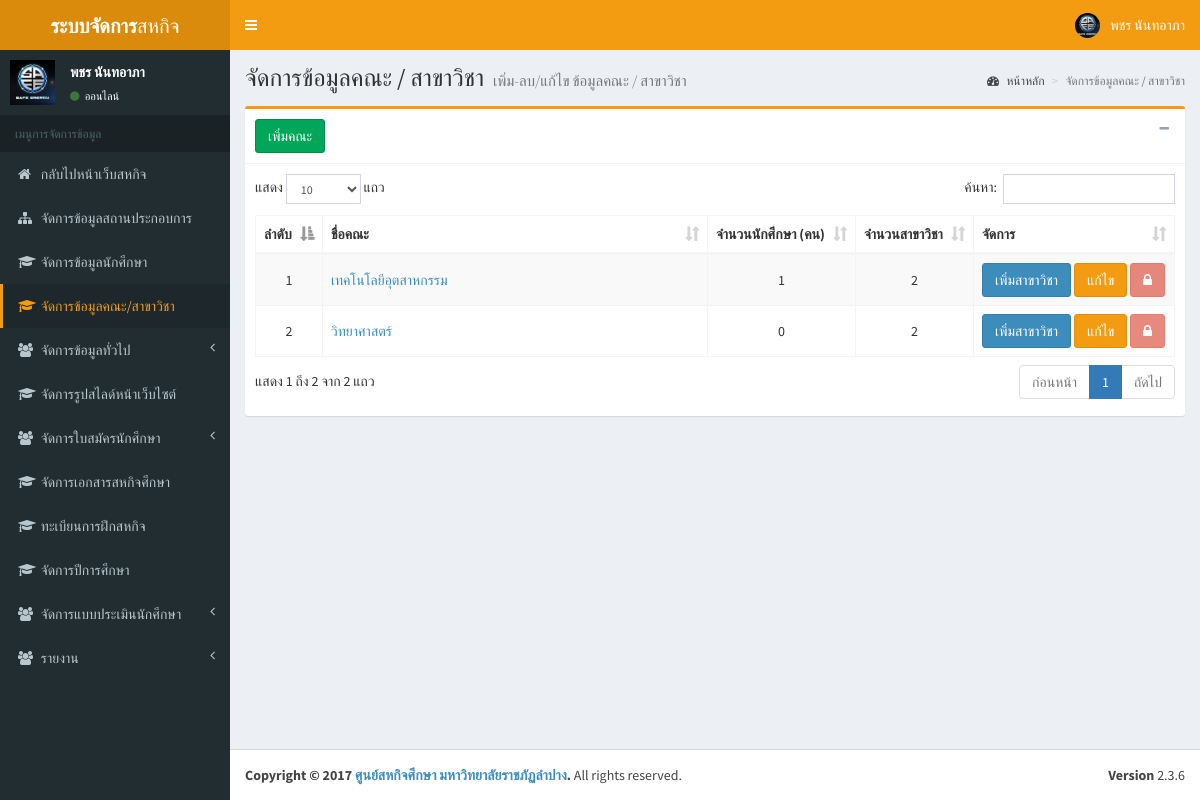
Page /cms/faculty/index.php?page=faculty (signed in) on the committed database.
### tables this page shows
CREATE TABLE `tbl_faculty` (
  `faculty_id` int(11) NOT NULL,
  `faculty_name` varchar(60) NOT NULL
);

### class/SQLiManager.php (called while the page is built, shortened)
<?php
if(class_exists('SQLiManager') === false)
{
	class SQLiManager{
		var $table;
		var $field;
		var $condition;
		public function SQLiManager()
		{
			$strHost = "localhost";
			$strUser = "cooplpru";
			$strPassword = "cool2316";
			$db = "cooplprudb";
			$this->connect = mysqli_connect($strHost,$strUser,$strPassword,$db);
			$cs1 = "SET character_set_results=utf8";
			mysqli_query($this->connect,$cs1) or die('Error query: ' . mysqli_error($this->connect));
			$cs2 = "SET character_set_client = utf8";
			mysqli_query($this->connect,$cs2) or die('Error query: ' . mysqli_error($this->connect));
			$cs3 = "SET character_set_connection = utf8";
			mysqli_query($this->connect,$cs3) or die('Error query: ' . mysqli_error($this->connect));
			$this->field="*";
		}
		public function select()
		{
			$this->sql="SELECT $this->field FROM $this->table $this->condition";
			$result=mysqli_query($this->connect,$this->sql) or trigger_error(mysqli_error($this->connect),E_USER_ERROR);
			return $result;
		}
	}
}
?>

### class/session_check.php (called while the page is built, shortened)
<?php
include("SQLiManager.php");
$sql = new SQLiManager();
if($_SESSION["user_id"] != "")
{
	$user_id = $_SESSION["user_id"];
	$sql->table="tbl_authentication";
	$sql->condition="WHERE id='$user_id' and status_id='1'";
	$query = $sql->select();
	$resultAdmin = mysqli_fetch_assoc($query);
}
else
{
	header("location:../index.php");
}
?>

### cms/faculty/index.php (the view, shortened to what this page needs)
<?php
include("../header.php");
include("../sidebar.php");
$sql->table="tbl_faculty";
$sql->condition="";
$query = $sql->select();
?>
<div class="content-wrapper">
	<section class="content-header">
		<h1>
			จัดการข้อมูลคณะ / สาขาวิชา
			<small>เพิ่ม-ลบ/แก้ไข ข้อมูลคณะ / สาขาวิชา</small>
		</h1>
		<ol class="breadcrumb">
			<li><a href="#"><i class="fa fa-dashboard"></i> หน้าหลัก</a></li>
			<li class="active">จัดการข้อมูลคณะ / สาขาวิชา</li>
		</ol>
	</section>
	<section class="content">
		<div class="row">
			<div class="col-md-12">
				<div class="box box-warning">
					<div class="box-header with-border">
						<h3 class="box-title">
							<a href="add_faculty.php?page=<?php echo $_GET["page"]; ?>" class="btn btn-success">เพิ่มคณะ</a>
						</h3>
						<div class="box-tools pull-right">
							<button type="button" class="btn btn-box-tool" data-widget="collapse" data-toggle="tooltip" title="ซ่อน">
								<i class="fa fa-minus"></i></button>
							</div>
						</div>
						<div class="box-body">
							<div class="table-responsive">
								<table class="table table-striped table-bordered dt-responsive nowrap" cellspacing="0" width="100%">
									<thead>
										<tr>
											<th width="5%">ลำดับ</th>
											<th width="60%">ชื่อคณะ</th>
											<th width="10%">จำนวนนักศึกษา (คน)</th>
											<th width="10%">จำนวนสาขาวิชา</th>
											<th width="15%">จัดการ</th>
										</tr>
									</thead>
									<tbody>
										<?php $num=0; while($results = mysqli_fetch_assoc($query)){ $num++; ?>
										<tr>
											<td class="text-center"><?=$num?></td>
											<td>
												<a href="index_major.php?page=<?=$_GET["page"]?>&id=<?=$results['faculty_id']?>">
													<?=$results['faculty_name']?>
												</a>
											</td>
											<td class="text-center">
												<?php
												$sql->table="tbl_student";
												$sql->condition="WHERE faculty_id={$results['faculty_id']}";
												$numStu = mysqli_num_rows($sql->select());
												echo number_format($numStu);
												?>
											</td>
											<td class="text-center">
												<?php
												$sql->table="tbl_majors";
												$sql->condition="WHERE major_faculty_id={$results['faculty_id']}";
												$numRow = mysqli_num_rows($sql->select());
												echo number_format($numRow);
												?>
											</td>
											<td>
												<a href="add_major.php?page=<?php echo $_GET["page"]; ?>&id=<?php echo $results['faculty_id']; ?>" class="btn btn-primary" data-toggle="tooltip" title="เพิ่มสาขาวิชาภายในคณะ <?php echo $results["faculty_name"]; ?>">เพิ่มสาขาวิชา
												</a>
												<a href="edit_faculty.php?page=<?php echo $_GET["page"]; ?>&id=<?php echo $results["faculty_id"]; ?>" class="btn btn-warning" data-toggle="tooltip" title="แก้ไขข้อมูลของ <?php echo $results["faculty_name"]; ?>">แก้ไข
												</a>
												<?php
												$cls = "btn btn-danger";
												$attr = "";
												$name = "ลบ";
												if ( !empty($numRow) ) {
													$cls .= " disabled";
													$attr .= 'disabled="disabled"';
													$name =  '<i class="fa fa-lock"></i>';
												}
												?>
												<a href="delete_faculty.php?page=<?php echo $_GET["page"]; ?>&id=<?php echo $results["faculty_id"]; ?>" class="<?=$cls?>" <?=$attr?> onclick="return confirm('คุณต้องการลบ <?php echo $results["faculty_name"]; ?> ใช่หรือไม่ ?')"><?=$name?>
												</a>
											</td>
										</tr>
										<?php } ?>
									</tbody>
								</table>
							</div>
						</div>
					</div>
				</div>
			</div>
		</div>
</div>
<?php include("../footer.php"); ?>

### cms/header.php (shortened to what this page needs)
<?php
include("../../class/session_check.php");
?>
<!DOCTYPE html>
<html>
<head>
    <link rel="stylesheet" type="text/css" href="../../css/bootstrap.min.css">
    <link rel="stylesheet" type="text/css" href="../../css/font-awesome.min.css">
    <link rel="stylesheet" type="text/css" href="../../css/sweetalert.css">
    <link rel="stylesheet" type="text/css" href="../../css/dataTables.bootstrap.min.css">
    <link rel="stylesheet" type="text/css" href="../../css/responsive.bootstrap.min.css">
    <link rel="stylesheet" type="text/css" href="../../css/AdminLTE.min.css">
    <link rel="stylesheet" type="text/css" href="../../css/skin-yellow.min.css">
    <link rel="stylesheet" type="text/css" href="../../css/cms-style.css">
    <link rel="stylesheet" type="text/css" href="../../css/bootstrap3-wysihtml5.min.css">
</head>
<body class="hold-transition skin-yellow sidebar-mini fixed">
    <div class="wrapper">
        <header class="main-header">
            <a href="index.php" class="logo">
                <span class="logo-lg"><b>ระบบจัดการ</b>สหกิจ</span>
            </a>
            <nav class="navbar navbar-static-top">
                <a href="#" class="sidebar-toggle" data-toggle="offcanvas" role="button">
                </a>
                <div class="navbar-custom-menu">
                    <ul class="nav navbar-nav">
                        <li class="dropdown user user-menu">
                            <a href="javascript:;" class="dropdown-toggle" data-toggle="dropdown">
                                <?php
                                if(!empty($resultAdmin["picture"])) { ?>
                                    <img src="../../upload/profile/<?php echo $resultAdmin["picture"]; ?>" class="user-image" alt="User Image">
                                <?php
                                } else { ?>
                                    <img src="../../img/default_user.png" class="user-image" alt="User Image">
                                <?php } ?>
                                <span class="hidden-xs"><?php echo $resultAdmin["name"]; ?></span>
                            </a>
                        </li>
                    </ul>
                </div>
            </nav>
        </header>

### cms/sidebar.php (shortened to what this page needs)
<aside class="main-sidebar">
	<section class="sidebar">
		<div class="user-panel">
			<div class="pull-left image">
				<?php
                if(!empty($resultAdmin["picture"])) { ?>
                <img src="../../upload/profile/<?php echo $resultAdmin["picture"]; ?>" class="user-image" alt="User Image">
                <?php
            } else { ?>
            <img src="../../img/default_user.png" class="user-image" alt="User Image">
            <?php } ?>
        </div>
        <div class="pull-left info">
            <p><?php echo $resultAdmin['name']; ?></p>
            <a href="#"><i class="fa fa-circle text-success"></i> ออนไลน์</a>
        </div>
    </div>
    <ul class="sidebar-menu">
        <li class="header">เมนูการจัดการข้อมูล</li>
        <li>
            <a href="../../index.php?page=home">
                <i class="fa fa-home"></i> <span>กลับไปหน้าเว็บสหกิจ</span>
            </a>
        </li>
        <li class="<?php if($_GET["page"] == "corporation") { echo "active"; } ?>">
            <a href="../corporation/index.php?page=corporation"><i class="fa fa-sitemap" aria-hidden="true"></i>
                <span>จัดการข้อมูลสถานประกอบการ</span>
            </a>
        </li>
        <li class="<?php if($_GET["page"] == "student") { echo "active"; } ?>">
            <a href="../student/index.php?page=student"><i class="fa fa-graduation-cap" aria-hidden="true"></i>
                <span>จัดการข้อมูลนักศึกษา</span>
            </a>
        </li>
        <li class="<?=($_GET["page"]=="faculty" ? "active" : "")?>">
             <a href="../faculty/index.php?page=faculty"><i class="fa fa-graduation-cap" aria-hidden="true"></i>
                <span>จัดการข้อมูลคณะ/สาขาวิชา</span>
            </a>
        </li>
        <li class="treeview <?php if($_GET["page"] == "website") { echo "active"; } ?>">
            <a href="#">
                <i class="fa fa-users"></i> <span>จัดการข้อมูลทั่วไป</span>
                <i class="fa fa-angle-left pull-right"></i>
            </a>
        </li>
        <li class="<?php if($_GET["page"] == "slide") { echo "active"; } ?>">
            <a href="../slide/index.php?page=slide"><i class="fa fa-graduation-cap" aria-hidden="true"></i>
                <span>จัดการรูปสไลด์หน้าเว็บไซต์</span>
            </a>
        </li>
        <li class="treeview <?php if($_GET["page"] == "student_from") { echo "active"; } ?>">
            <a href="#">
                <i class="fa fa-users"></i> <span>จัดการใบสมัครนักศึกษา</span>
                <i class="fa fa-angle-left pull-right"></i>
            </a>
        </li>
        <li class="<?php if($_GET["page"] == "document") { echo "active"; } ?>">
            <a href="../document/index.php?page=document"><i class="fa fa-graduation-cap" aria-hidden="true"></i>
                <span>จัดการเอกสารสหกิจศึกษา</span>
            </a>
        </li>
        <li class="<?php if($_GET["page"] == "registration") { echo "active"; } ?>">
            <a href="../registration/index.php?page=registration"><i class="fa fa-graduation-cap" aria-hidden="true"></i>
                <span>ทะเบียนการฝึกสหกิจ</span>
            </a>
        </li>
        <li class="<?php if($_GET["page"] == "year") { echo "active"; } ?>">
            <a href="../year/index.php?page=year"><i class="fa fa-graduation-cap" aria-hidden="true"></i>
                <span>จัดการปีการศึกษา</span>
            </a>
        </li>
        <li class="treeview <?php if($_GET["page"] == "assessment") { echo "active"; } ?>">
            <a href="#">
                <i class="fa fa-users"></i> <span>จัดการแบบประเมินนักศึกษา</span>
                <i class="fa fa-angle-left pull-right"></i>
            </a>
        </li>
        <li class="treeview <?php if($_GET["page"] == "report") { echo "active"; } ?>">
            <a href="#">
                <i class="fa fa-users"></i> <span>รายงาน</span>
                <i class="fa fa-angle-left pull-right"></i>
            </a>
        </li>
    </ul>
</section>
</aside>

### css/cms-style.css (style rules this page uses)
.table>tbody>tr>td, .table>tbody>tr>th, .table>tfoot>tr>td, .table>tfoot>tr>th, .table>thead>tr>td, .table>thead>tr>th { vertical-align: middle; }

### cms/header.php (style rules this page uses)
.skin-yellow .sidebar-menu>li:hover>a, .skin-yellow .sidebar-menu>li.active>a { color: #f39c12; }

### rows in the picture
tbl_faculty: faculty_name "เทคโนโลยีอุตสาหกรรม", numStu "1", numRow "2"
tbl_faculty: faculty_name "วิทยาศาสตร์", numStu "0", numRow "2"

### other values in the picture
$resultAdmin["name"] "พชร นันทอาภา"
$resultAdmin['name'] "พชร นันทอาภา"
